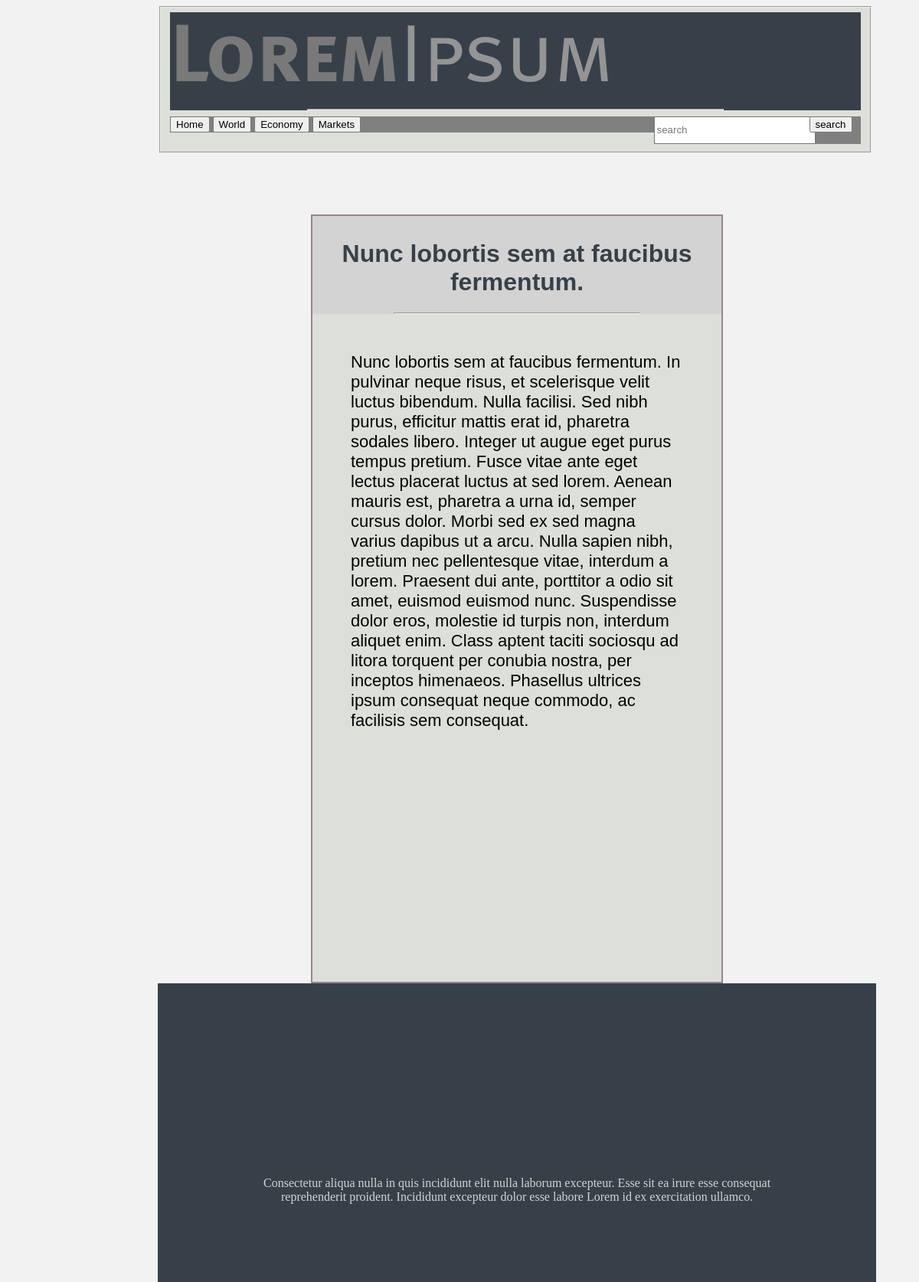
/index/15, run on the app's committed database.
### main_site/models.py (models this page shows, shortened)
class Post(models.Model):
    economy = "EC"
    world = "WRLD"
    market = "MRKT"
    category_choices = ((economy, "economy"), (world, "world"), (market, "market"))
    post_title = models.CharField(max_length = 500, default = "Post Title")
    content = models.TextField(default = "Content")
    created_date = models.DateTimeField(default = timezone.now)
    published_date = models.DateTimeField(blank = True, null = True)
    visit_counter = models.IntegerField(default=0)
    category = models.CharField(
        max_length = 7,
        choices = category_choices,
        default = "world")
    def visit_counter_increase(self):
        self.visit_counter = self.visit_counter + 1
        self.save()

### main_site/views.py (the view)
# urls.py: url(r'^(?P<post_id>[0-9]+)$', views.details),
def details(request, post_id):
    post = models.Post.objects.filter(pk=int(post_id))
    context = {
        'post' : post
    }
    return render(request, 'main_site/details.html', context)

### blog/templates/main_site/details.html (shortened to what this page needs)
<!DOCTYPE html>
{% load staticfiles %}
<html>
    <head>
        <link rel = "stylesheet" type = "text/css" href="{% static 'css/main1.css' %}">
    </head>
    <body>
        <div id = "header">
            <fieldset id = "menu_fieldset">
            <div id = "logo">
                <img src = "{% static 'images/loremipsum-logo.png' %}" alt = "logo" id = "logo">
                <hr>
            </div>
            <div id = "menu_buttons">
                <a href = "http://127.0.0.1:8000/index/"}><input type = "Button" value = "Home" name = "Menu1"></a>
                <a href = "http://127.0.0.1:8000/index/world"}><input type = "Button" value = "World" name = "Menu1"></a>
                <a href = "http://127.0.0.1:8000/index/economy"}><input type = "Button" value = "Economy" name = "Menu1"></a>
                <a href = "http://127.0.0.1:8000/index/market"}><input type = "Button" value = "Markets" name = "Menu1"> </a>
            </div>
            <div id = "search_and_btn">
                <div id = "search">
                    <input type = "text" placeholder="search" id = "search_text">
                </div>
                <div id = "search_btn">
                    <input type = "button" value = search>
                </div>
            </div>
            </fieldset>
            <div id = "main_aside">
                {% for p in post %}
                <div id = "p_main">
                    <div id = "post_h1">
                        <h1 id = "new_posts_h1"> {{p.post_title}}</h1>
                        <hr>
                    </div>
                    <div id = "{{post.id}}">
                        <p id = "p_content">
                            {{ p.content }}
                        </p>
                    {% endfor %}
                    </div>
                </div>
                </div>
            <div id = "footer_12">
                <p id = "foot_p"> Consectetur aliqua nulla in quis incididunt elit nulla laborum excepteur. Esse sit ea irure esse consequat reprehenderit proident. Incididunt excepteur dolor esse labore Lorem id ex exercitation ullamco.</p>
            </div>
        </div>
    </body>
</html>

### static/css/main1.css (style rules this page uses)
#header { width: 78.9%; margin-left: 198px; }
p { font-family: Verdana, Geneva, Tahoma, sans-serif; }
#menu_fieldset { background-color: #dce0d9; }
#logo { background-color: #374049; }
body { background-color: #f2f2f2; }
#menu_buttons { width: 70%; float: left; background-color: gray; }
#main_aside { padding-top: 80px; padding-left: 200px; padding-right: 200px; padding-bottom: 200px; }
#search_and_btn { float: right; width: 30%; background-color: gray; }
#search_text { width: 100%; height: 30px; }
h1, h2, h3, h4 { font-family: Verdana, Geneva, Tahoma, sans-serif; text-align: center; color: #374049; }
#search { float: left; width: 75% }
#search_btn { float: left; width: 25%; }
#foot_p { text-align: center; margin: 100px; padding-top: 100px; font-family: 'Times New Roman', Times, serif; color: #d3d3d3; }
#post_h1 { padding-top: 10px; padding-bottom: 0px; background-color: #d3d3d3; }
#p_content { font-size: 22px; margin: 50px; }
#p_main { float: left; width: 100%; border-right: 2px #96858F solid; border-top: 2px #96858F solid; border-left: 2px #96858F solid; border-bottom: 2px #96858F solid; background-color: #dce0d9; height: 1000px; }
#footer_12 { width: 100%; float: left; padding-top: 50px; padding-left: 0px; padding-right: 0px; padding-bottom: 0px; border-right: 2px #374049 solid; border-top: 2px #374049 solid; border-left: 2px #374049 solid; border-bottom: 2px #374049 solid; background-color: #374049; }
hr { text-align: center; width: 60%; }

### data on the page
Post: post_title "Nunc lobortis sem at faucibus fermentum.", content "Nunc lobortis sem at faucibus fermentum. In pulvinar neque risus, et scelerisque velit luctus bibendum. Nulla facilisi. Sed nibh purus, efficitur mattis erat id, pharetra sodales libero. Integer ut augue eget purus tempus pretium. Fusce vitae ante eget lectus placerat luctus at sed lorem. Aenean mauris est, pharetra a urna id, semper cursus dolor. Morbi sed ex sed magna varius dapibus ut a arcu. Nulla sapien nibh, pretium nec pellentesque vitae, interdum a lorem. Praesent dui ante, porttitor a odio sit amet, euismod euismod nunc. Suspendisse dolor eros, molestie id turpis non, interdum aliquet enim. Class aptent taciti sociosqu ad litora torquent per conubia nostra, per inceptos himenaeos.…"
